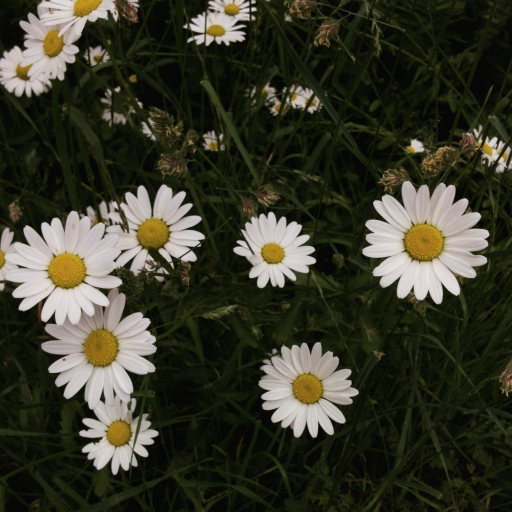
#> input picture img2.jpg, 512 x 512 px
$ python imageProcessing.py   (older library calls are emulated)
#> lines starting #> are read from the running program, lines starting #| are printed output that depends on the picture
#> the answer given: 1
import cv2
import numpy as np
import matplotlib.pyplot as plt
from matplotlib.pyplot import figure
from PIL import Image
import sys

class Steganography(object):

    # [127 lines left out: functions __int_to_bin, __bin_to_int, __merge_rgb, merge, unmerge, steganography and 1 more, not called in this run]


def brightness():

    global image
    global height
    global width
    global channels

    name=input("Enter the name of image you want to edit: ")
#> the answer given: img2.jpg
    #print(name)
    image=cv2.imread(name)
#> image is the input picture: shape (512, 512, 3); mean B, G, R 42.6, 57.4, 57.3
    image=np.array(image)
    print(np.shape(image))
#| (512, 512, 3)
    channels=0
    height, width, channels=np.shape(image)
#> height = 512; width = 512; channels = 3
    print(channels)
#| 3
    option=0

    value=int(input("Enter the absolute amount by which you want to increase brightness: "))
#> the answer given: 3
    blue=image[:,:,0]
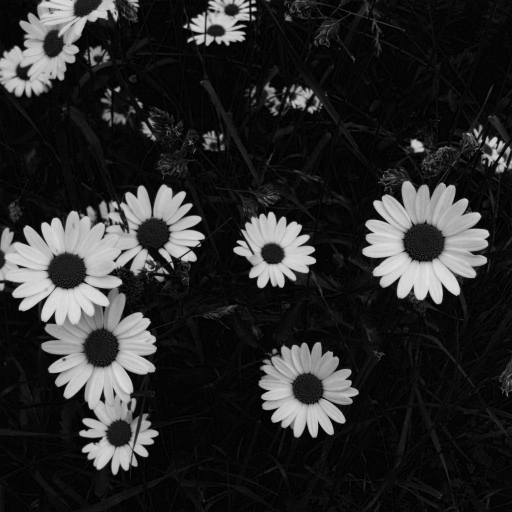
#> blue: shape (512, 512); min 0, max 225, mean 42.6
    green=image[:,:,1]
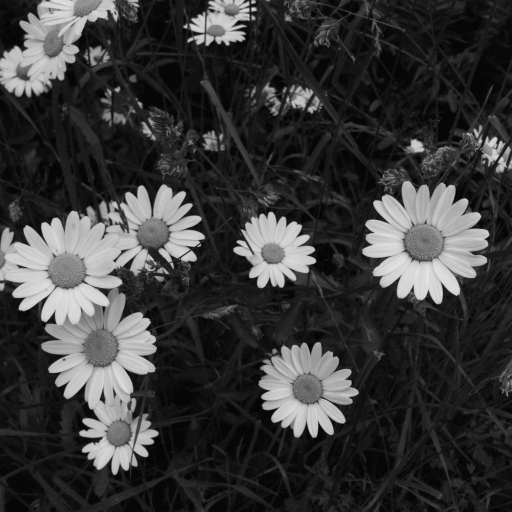
#> green: shape (512, 512); min 3, max 230, mean 57.4
    red=image[:,:,2]
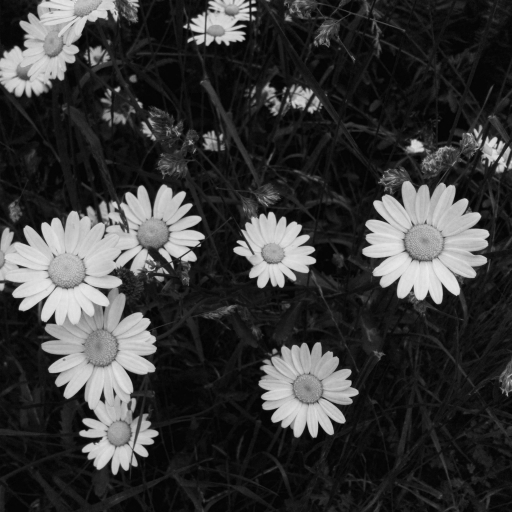
#> red: shape (512, 512); min 2, max 235, mean 57.3

    if(channels==3):
        blue=np.where((255-blue)<value,255,blue+value)
        green=np.where((255-green)<value,255,green+value)
        red=np.where((255-red)<value,255,red+value)


    blue=np.expand_dims(blue, axis=2)
    red=np.expand_dims(red, axis=2)
    green=np.expand_dims(green, axis=2)
    image2=np.concatenate([blue, green, red], axis=2)


    cv2.imshow('Image Before Editing',image)
    cv2.imshow('Image After Editing',image2)
    cv2.waitKey(0)
    cv2.destroyAllWindows()

# [286 lines left out: functions contrast, greyscale, fusion, histogram, xyz, abc, not called in this run]

def menu():
    global option
    print("1. Change Brightness")
    print("2. Change Contrast")
    print("3. Convert to Black White")
    print("4. Perform fusion of two images")
    print("5. Perform Histogram Equilization")
    print("6. Perform Steganography")
    print("7. Basic edge detection")
    print("8. Edge Detection with Threshold tracker")
    print("9. Edge Detection with trackbar")
    option=input("Enter the option number: ")
    if(option=='1'):
        brightness()
    elif(option=='2'):
        contrast()
    elif(option=='3'):
        greyscale()
    elif(option=='4'):
        fusion()
    elif(option=='5'):
        histogram()
    elif (option == '6'):
        steganography()
    elif (option == '7'):
        basic_edge_detection()
    elif (option == '8'):
        xyz()
    elif (option == '9'):
        abc()
    elif (option == 'q'):
        sys.exit()


menu()
print(option)
